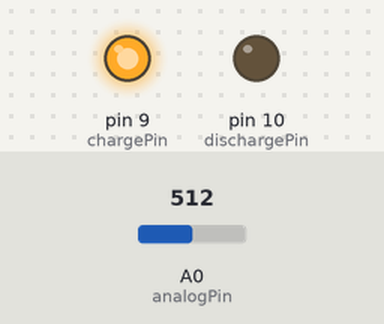
This sketch was run on a simulated Arduino Uno, built with avr-gcc and run on an emulated ATmega328P. Shown: output pins drawn as LEDs (lit = HIGH). The test bench sets the inputs (shaded band); at power-on: A0 (analogPin) = 512.

Above: at 1.2 s.
1.3 s: A0 (analogPin) set to 639
2.8 s: A0 (analogPin) set to 665
At 3.8 s:
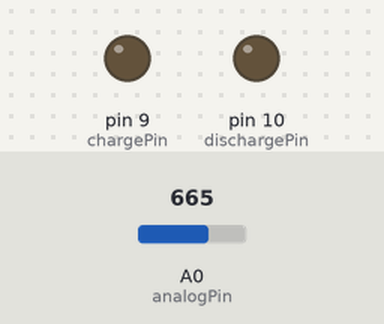
4.3 s: A0 (analogPin) set to 0
At 5.6 s:
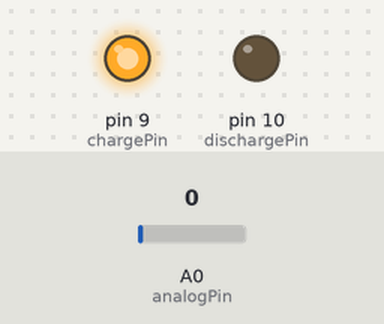
5.9 s: A0 (analogPin) set to 658
At 6.2 s:
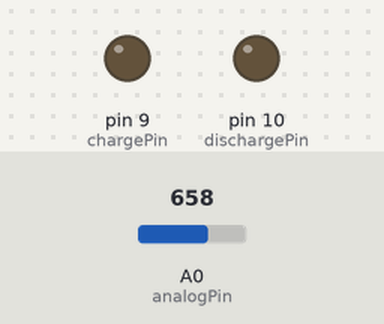
Timing chart, 0 to 8.4 s (numbered marks = the images above; inputs shaded):
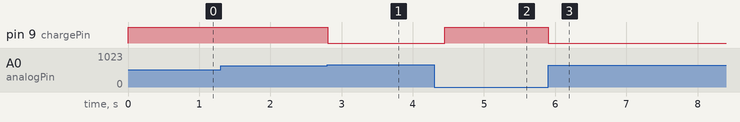

Measured:
- the behaviour switches between 647 and 648 on A0 (analogPin) (found by bisection; images 0 and 1)
- after the input at 1.3 s, every drawn part: stays the same
- after the input at 2.8 s, pin 9 (chargePin): HIGH → LOW at once
- after the input at 4.3 s, pin 9 (chargePin): LOW → HIGH after 0.15 s
- after the input at 5.9 s, pin 9 (chargePin): HIGH → LOW at once

The sketch:

sketch_sep26a.ino
```cpp
#include <LiquidCrystal.h> //Connect LCD
LiquidCrystal lcd(12,11,7,6,5,4); // init LCD

// Initialize Pins
int analogPin = 0;
int chargePin = 9;
int dischargePin = 10; //speeds up discharging process, not necessary though

// Initialize Resistor
int resistorValue = 10000;

// Initialize Timer
unsigned long startTime;
unsigned long elapsedTime;

// Initialize Capacitance Variables
float microFarads;
float nanoFarads;
float self_cap = 0.025; // set 0 and see how much need to set on display
float last_displayed = 0;

void setup()
{
  lcd.clear();
  pinMode(chargePin, OUTPUT);
  digitalWrite(chargePin, LOW);
  Serial.begin(9600); // Necessary to print data to serial monitor over USB
}

float getStandartCap(float valMicroFarads) {
  float in_values[] = {1,1.2,1.5,1.8, 2.2,2.7,3.3,3.9,4.7,5.6,6.8,8.2};
  int sign_count = 0;
  float value = valMicroFarads;
  // проводим значение к диапазону 1..10
  while (value < 1) {
    sign_count--;
    value = (float)value * 10;
    }
  while (value >= 10) {
    sign_count++;
    value = (float)value / 10;
    }

  int i = 0;
  float res_cap = 0;
  float res_value = 10;
  float deference = 0;

  for(i=0;i<=11;i++){
      deference = abs(value - in_values[i]);
      if (deference < res_value) {
        res_value = deference;
        res_cap = in_values[i];
        }
      }
   return res_cap * pow(10,sign_count);
  }


void loop()
{
  digitalWrite(chargePin, HIGH); // Begins charging the capacitor
  startTime = micros(); // Begins the timer
  unsigned long maxwait_time = startTime + 200000;
  // 200000 - it's 200ms (nice mac time for charging)
  while(analogRead(analogPin) < 648 && maxwait_time > micros())
  {
    // Does nothing until capacitor reaches 63.2% of total voltage
  }
  // check - it was timeout or charging
  if (micros() < maxwait_time) {
    // we charged
    if (analogRead(analogPin) >= 648) {

      elapsedTime= (float)(micros() - startTime); // Determines how much time it took to charge capacitor
      microFarads = ((float)elapsedTime / resistorValue);
      if (microFarads <= self_cap) {
        microFarads = 0;
      } else {
        microFarads = getStandartCap(microFarads - self_cap);
        }
      if (microFarads != last_displayed) {
        if (microFarads > 1) // Determines if units should be micro or nano and prints accordingly
        {
          // some value
          lcd.clear();
          lcd.print("C:    ");
          lcd.print((float)microFarads);
          lcd.print(" uF");
        } else if (microFarads == 0) {
          // empty
          lcd.clear();
          lcd.print("C:      --||--  ");

        } else {
          // some value
          nanoFarads = (float)(microFarads * 1000.0);
          lcd.clear();
          lcd.print("C:    ");
          lcd.print(nanoFarads);
          lcd.print(" nF");

        }
        // fix value for block blinking
        last_displayed = microFarads;
        }
      }
      digitalWrite(chargePin, LOW); // Stops charging capacitor
      pinMode(dischargePin, OUTPUT);
      digitalWrite(dischargePin, LOW); // Allows capacitor to discharge
      while(analogRead(analogPin) > 0)
      {
        // Do nothing until capacitor is discharged
      }
      // wait, some time
      delay(50);
      pinMode(dischargePin, INPUT); // Prevents capacitor from discharging
      // and wait more :-)
      delay(100);
      }
}
```
